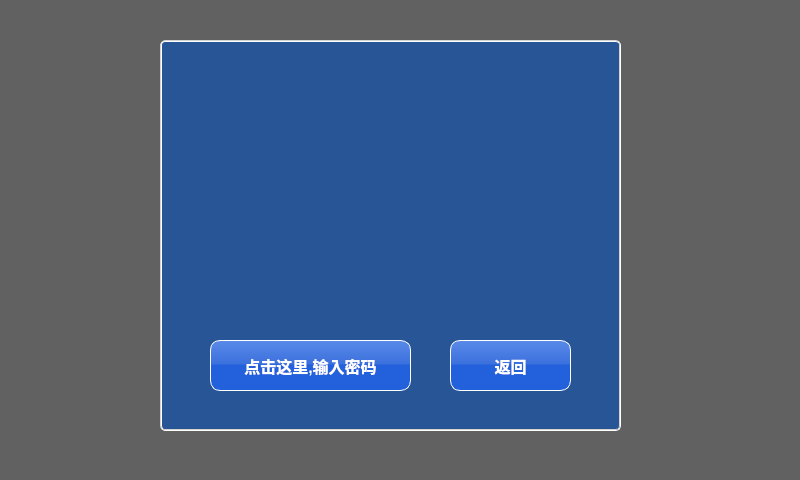
<?xml version="1.0" encoding="UTF-8"?>
<ui version="4.0">
 <class>ToolICScanDialog</class>
 <widget class="QDialog" name="ToolICScanDialog">
  <property name="geometry">
   <rect>
    <x>0</x>
    <y>0</y>
    <width>800</width>
    <height>480</height>
   </rect>
  </property>
  <property name="windowTitle">
   <string>Dialog</string>
  </property>
  <property name="styleSheet">
   <string notr="true"/>
  </property>
  <widget class="QWidget" name="widget" native="true">
   <property name="geometry">
    <rect>
     <x>0</x>
     <y>0</y>
     <width>801</width>
     <height>481</height>
    </rect>
   </property>
   <property name="styleSheet">
    <string notr="true">#widget{
background-color: rgba(38, 38, 38, 180);
}
#widget_2{	
	background-color: rgba(24, 82, 163,200);
border-color: rgb(211, 211, 211);
border-style: groove;
border-width: 2px;
border-radius: 5px;
}
QPushButton {
	border: 1px solid  rgb(255, 255, 255);
	border-radius: 10px;
	background-color: qlineargradient(spread:pad, x1:1, y1:1, x2:1, y2:0, stop:0.505682 rgba(35, 97, 222, 247), stop:0.539773 rgba(61, 114, 223, 247), stop:1 rgba(93, 142, 239, 238));
	color: rgb(255, 255, 255);
	font: bold 16px;
}</string>
   </property>
   <widget class="QWidget" name="widget_2" native="true">
    <property name="geometry">
     <rect>
      <x>160</x>
      <y>40</y>
      <width>461</width>
      <height>391</height>
     </rect>
    </property>
    <property name="styleSheet">
     <string notr="true"/>
    </property>
    <widget class="QPushButton" name="pushButton">
     <property name="geometry">
      <rect>
       <x>50</x>
       <y>300</y>
       <width>201</width>
       <height>51</height>
      </rect>
     </property>
     <property name="focusPolicy">
      <enum>Qt::NoFocus</enum>
     </property>
     <property name="styleSheet">
      <string notr="true"/>
     </property>
     <property name="text">
      <string>点击这里,输入密码</string>
     </property>
    </widget>
    <widget class="QPushButton" name="pushButton_3">
     <property name="geometry">
      <rect>
       <x>290</x>
       <y>300</y>
       <width>121</width>
       <height>51</height>
      </rect>
     </property>
     <property name="focusPolicy">
      <enum>Qt::NoFocus</enum>
     </property>
     <property name="styleSheet">
      <string notr="true"/>
     </property>
     <property name="text">
      <string>返回</string>
     </property>
    </widget>
    <widget class="QLabel" name="label">
     <property name="geometry">
      <rect>
       <x>20</x>
       <y>10</y>
       <width>431</width>
       <height>271</height>
      </rect>
     </property>
     <property name="styleSheet">
      <string notr="true">border-image: url(:/rc/res/scan_ic.png);</string>
     </property>
     <property name="text">
      <string/>
     </property>
    </widget>
   </widget>
  </widget>
 </widget>
 <resources/>
 <connections/>
</ui>
